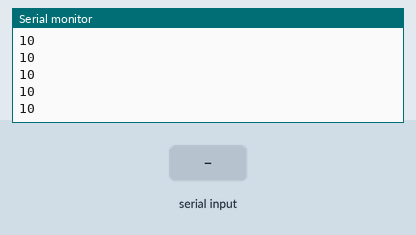
The sketch below on a simulated Arduino Uno, built with avr-gcc and run on an emulated ATmega328P. Shown: the last lines printed to the serial monitor. The inputs (shaded band) are chosen by the test bench. No radio packets arrive unless stated.

Above: at 3.2 s.
3.3 s: "90,45\n" received over Serial
At 3.9 s:
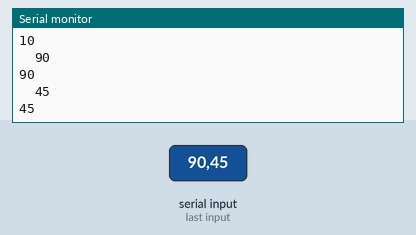
4.8 s: "30,150\n" received over Serial
At 5.1 s:
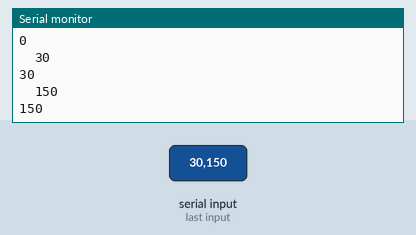
Timing chart, 0 to 7.8 s (numbered marks = the images above; inputs shaded):
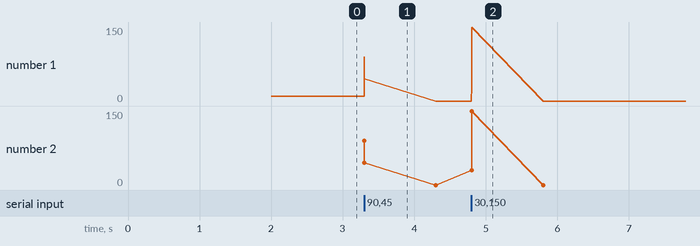

Measured:
- after the input at 3.3 s, the serial monitor: prints a new line at once (image 1)
- after the input at 4.8 s, the serial monitor: prints a new line at once (image 2)
- plotted number 1: 10 → 0 after the input at 3.3 s

The sketch:

Bal_Trans.ino
```cpp
#include<SPI.h>
#include<RF24.h>
#include<nRF24L01.h>
#include "printf.h"

int CE_PIN = 9, CSN_PIN = 10;
RF24 radio(CE_PIN, CSN_PIN);
const uint64_t pipeOut = 0xFFBA1B01E1LL;

int data = 10;

void setup()
{
  Serial.begin(115200);
  start_nrf();
  delay(2000);
}

void loop()
{
  if (Serial.available())
  {
    data = Serial.parseInt();
    Serial.print("\t");
    Serial.println(data);
  }
  Serial.println(data);
  radio.write(&data, sizeof(data));
}

void start_nrf()
{
  radio.begin();
  printf_begin();
  radio.setPALevel(RF24_PA_MAX);
  radio.setDataRate(RF24_250KBPS);
  radio.openWritingPipe(pipeOut);
  radio.printDetails();
}
```
